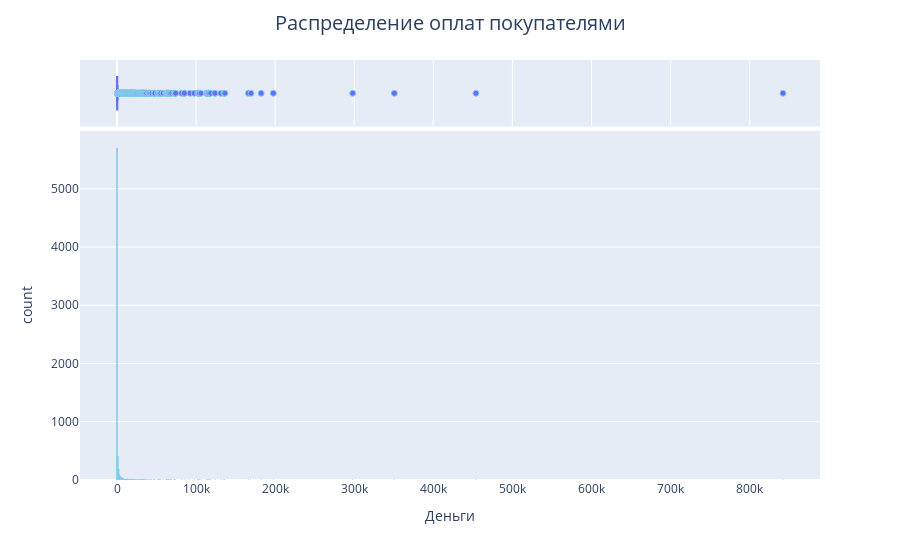

The notebook cell saved with this chart:
### Code cell
fig = px.histogram(rfm, x='Деньги', opacity=0.85, marginal='box')
fig.update_traces(marker=dict(line=dict(color='skyblue', width=1)))
fig.update_layout(title_text='Распределение оплат покупателями',
                  title_x=0.5, title_font=dict(size=20))
fig.show()

### Figure 1 — Plotly figure (JSON) as saved in the notebook; plotly's stock layout.template omitted (floating-point values rounded to 4 significant figures; data arrays with more than 128 entries replaced by an {"elided": "..."} marker saying what was removed)
{"data": [{"alignmentgroup": "True", "bingroup": "x", "hovertemplate": "Деньги=%{x}<br>count=%{y}<extra></extra>", "legendgroup": "", "marker": {"color": "#636efa", "line": {"color": "skyblue", "width": 1}, "opacity": 0.85, "pattern": {"shape": ""}}, "name": "", "offsetgroup": "", "orientation": "v", "showlegend": false, "type": "histogram", "x": {"elided": "6846 float values"}, "xaxis": "x", "yaxis": "y"}, {"alignmentgroup": "True", "hovertemplate": "Деньги=%{x}<extra></extra>", "legendgroup": "", "marker": {"color": "#636efa", "line": {"color": "skyblue", "width": 1}}, "name": "", "notched": true, "offsetgroup": "", "showlegend": false, "type": "box", "x": {"elided": "6846 float values"}, "xaxis": "x2", "yaxis": "y2"}], "layout": {"barmode": "relative", "legend": {"tracegroupgap": 0}, "margin": {"t": 60}, "title": {"font": {"size": 20}, "text": "Распределение оплат покупателями", "x": 0.5}, "xaxis": {"anchor": "y", "domain": [0, 1], "title": {"text": "Деньги"}}, "xaxis2": {"anchor": "y2", "domain": [0, 1], "matches": "x", "showgrid": true, "showticklabels": false}, "yaxis": {"anchor": "x", "domain": [0, 0.8316], "title": {"text": "count"}}, "yaxis2": {"anchor": "x2", "domain": [0.8416, 1], "matches": "y2", "showgrid": false, "showline": false, "showticklabels": false, "ticks": ""}}}
